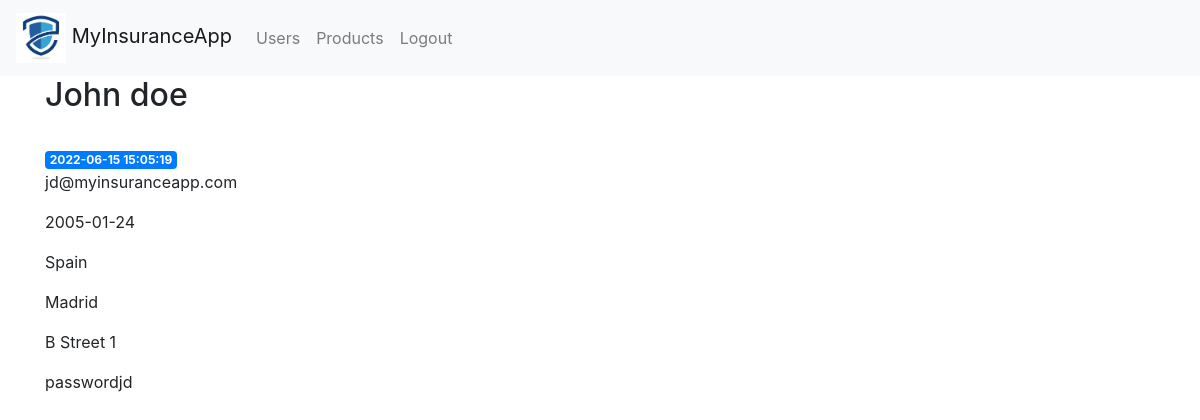
/users/1 (signed in), run on an earlier commit of the app's database.
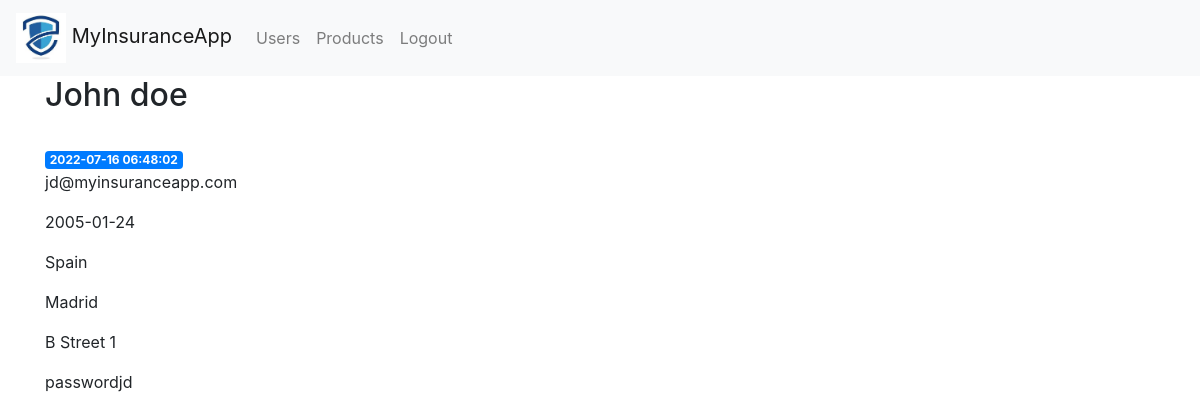
And on a later commit of the database.
### tables this page shows
CREATE TABLE users (
    id INTEGER PRIMARY KEY AUTOINCREMENT,
    created TIMESTAMP DEFAULT CURRENT_TIMESTAMP,
    fullname TEXT NOT NULL,
    email TEXT NOT NULL,
    birthdate TIMESTAMP ,
    country TEXT ,
    city TEXT ,
    address TEXT, 
    password TEXT
);

### project/controllers/web/user_controller.py (the view)
@app.route('/users/<int:user_id>')
def user(user_id):
    if not session.get("id"):
        return redirect(url_for('login'))
    theuser = get_user(user_id)
    return render_template('user/user.html', user=theuser)

### project/persistence/__init__.py (called while the page is built)
def dict_factory(cursor, row):
    d = {}
    for idx, col in enumerate(cursor.description):
        d[col[0]] = row[idx]
    return d

def get_db_connection():
    conn = sqlite3.connect('./database/database.db')
    conn.row_factory = dict_factory
    return conn

### project/persistence/users_dao.py (called while the page is built)
def get_user(user_id):
    conn = get_db_connection()
    user = conn.execute('SELECT * FROM users WHERE id = ?',
                        (user_id,)).fetchone()
    conn.close()
    return user

### project/templates/user/user.html
{% extends 'base.html' %}
{% block content %}
<h2>{% block fullname %} {{ user['fullname'] }} {% endblock %}</h2>
<br>
<span class="badge badge-primary">{{ user['created'] }}</span>
<p>{{ user['email'] }}</p>
<p>{{ user['birthdate'] }}</p>
<p>{{ user['country'] }}</p>
<p>{{ user['city'] }}</p>
<p>{{ user['address'] }}</p>
<p>{{ user['password'] }}</p>
{% endblock %}

What changed in the data, as far as the page shows it:
changed users "John doe": created "2022-06-15 15:05:19" → "2022-07-16 06:48:02"
